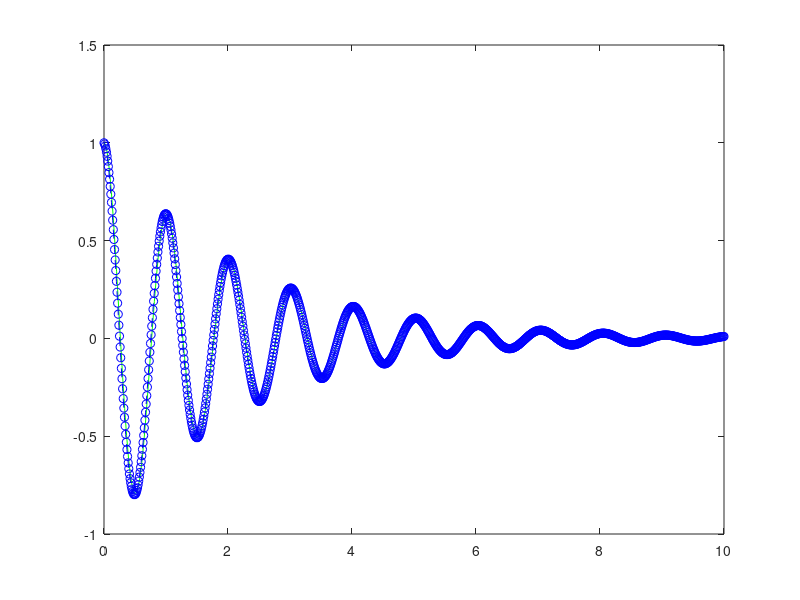

Write the MATLAB code that produced this figure.
clc
clf
% verified
clearvars
% qddot + a(1)*qdot + a(2)*q + a(3)*q^2+ a(4)*q^3  = 0
qmax=1;
a1=0.9;
a2=39.39;
a3=-0.04;
a4=-0.7;
omega0=sqrt(a2);
tmax=10;
time=0:0.01:tmax;
figure(1)
%  qddot = -a(1)*qdot - a(2)*q - a(3)*q^2 - a(4)*q^3  
%  x1=q   
%  x2=qdot
cf = -[a1 a2 a3 a4];
ode=@(t,w_h)[w_h(2);cf(1)*w_h(2)+cf(2)*w_h(1)+cf(3)*w_h(1)^2+cf(4)*w_h(1)^3];
[t,w_h]=ode45(ode, [0 tmax],[qmax 0]);
%plot(w_h(:,1),w_h(:,2));
%%%%%%%%%%%%%%%%%%%%%%%%%%%%%%%%%%%%%%%%%%%%%%%%%%%%% MMS  q=q0+q1
func = @(x) ((3*a4*a2+2*a3^2)/(a2^2))*x^3+(-24*a3/a2)*x^2+96*x-96*qmax;
x0 = 0; % starting point
c1 = fzero(func,x0)
test=func(c1)
%%%%%%%%%%%%%%%%%%%%%%%%%%%%%%%%%%%%%%
a=c1*exp(-a1*time/2);
beta=c1^2*time*(9*a4*omega0^2-10*a3^3)/(24*omega0^3);
A=(a/2).*exp(i*beta);
Abar=(a/2).*exp(-i*beta);
q=-(2*a3*A.*Abar)/a2+...
     A.*exp(i*omega0*time)+...
    (a3*A.^2)/(3*a2).*exp(i*2*omega0*time)+...
     (3*a4*A.^3*a2+2*a3^2*A.^3)/(24*a2^2).*exp(i*3*omega0*time)+...
     Abar.*exp(-i*omega0*time)+...
    (a3*Abar.^2)/(3*a2).*exp(-i*2*omega0*time)+...
     (3*a4*Abar.^3*a2+2*a3^2*Abar.^3)/(24*a2^2).*exp(-i*3*omega0*time);
plot(t,w_h(:,1),'g',time,q,'b--o');
%plot(t,w_h(:,1));


%ylim([-2 2])


